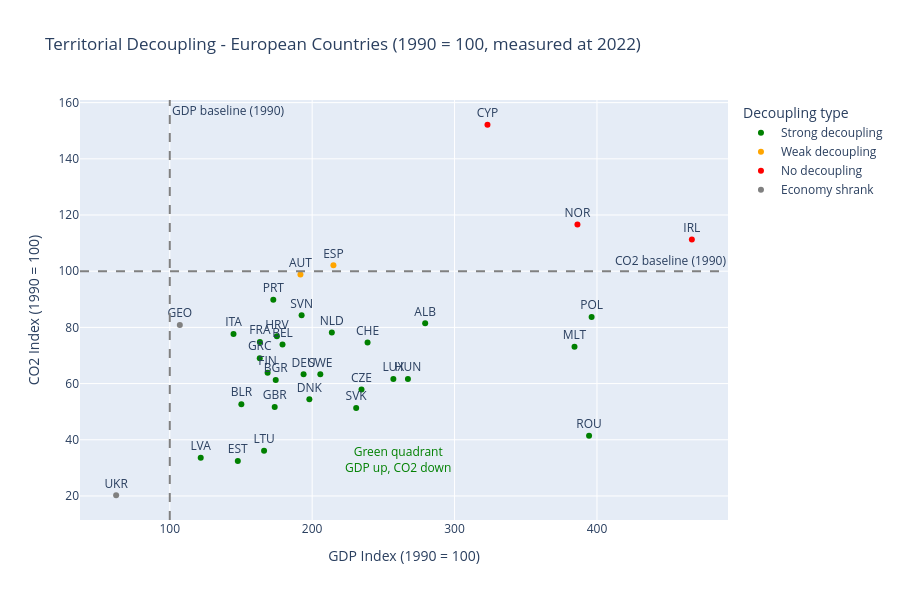

Notebook code cell kept with this figure:
### Code cell
# Finding countries with growing GDP and falling territorial CO2

latest = df_eu_indexed[df_eu_indexed['year'] == 2022].copy()
latest = latest.dropna(subset=['gdp_index', 'co2_index'])

# Classify countries
def classify_decoupling(row):
    gdp_grew = row['gdp_index'] > 120
    co2_fell = row['co2_index'] < 95
    co2_stable = row['co2_index'] < 110
    
    if gdp_grew and co2_fell:
        return 'Strong decoupling'
    elif gdp_grew and co2_stable:
        return 'Weak decoupling'
    elif gdp_grew:
        return 'No decoupling'
    else:
        return 'Economy shrank'

latest['decoupling_type'] = latest.apply(classify_decoupling, axis=1)

fig = px.scatter(
    latest,
    x='gdp_index',
    y='co2_index',
    color='decoupling_type',
    text='iso_code',
    title='Territorial Decoupling - European Countries (1990 = 100, measured at 2022)',
    labels={
        'gdp_index': 'GDP Index (1990 = 100)',
        'co2_index': 'CO2 Index (1990 = 100)',
        'decoupling_type': 'Decoupling type',
    },
    color_discrete_map={
        'Strong decoupling': 'green',
        'Weak decoupling': 'orange',
        'No decoupling': 'red',
        'Economy shrank': 'gray'
    },
    height=600
)
fig.add_hline(y=100, line_dash='dash', line_color='gray', annotation_text='CO2 baseline (1990)')
fig.add_vline(x=100, line_dash='dash', line_color='gray', annotation_text='GDP baseline (1990)')
fig.add_annotation(
    x=260, 
    y=33,
    text="Green quadrant<br>GDP up, CO2 down",
    showarrow=False,
    font=dict(color='green')
)
fig.update_traces(textposition='top center')
fig.show()

print("\nDecoupling classification:")
print(latest.groupby('decoupling_type')['country'].apply(list))

### Figure 1 — Plotly figure (JSON) as saved in the notebook; plotly's stock layout.template omitted (floating-point values rounded to 4 significant figures)
{"data": [{"hovertemplate": "Decoupling type=Strong decoupling<br>GDP Index (1990 = 100)=%{x}<br>CO2 Index (1990 = 100)=%{y}<br>iso_code=%{text}<extra></extra>", "legendgroup": "Strong decoupling", "marker": {"color": "green", "symbol": "circle"}, "mode": "markers+text", "name": "Strong decoupling", "orientation": "v", "showlegend": true, "text": ["ALB", "BEL", "BGR", "BLR", "CHE", "CZE", "DEU", "DNK", "EST", "FIN", "FRA", "GBR", "GRC", "HRV", "HUN", "ITA", "LTU", "LUX", "LVA", "MLT", "NLD", "POL", "PRT", "ROU", "SVK", "SVN", "SWE"], "textposition": "top center", "type": "scatter", "x": [279.4, 179.2, 174.4, 150.3, 238.9, 234.6, 194.0, 198.0, 147.8, 168.7, 163.3, 173.7, 163.2, 175.2, 267.2, 144.8, 166.2, 257.0, 121.7, 384.2, 213.8, 396.2, 172.7, 394.5, 230.9, 192.6, 205.7], "xaxis": "x", "y": [81.47, 73.89, 61.24, 52.67, 74.64, 57.86, 63.31, 54.4, 32.42, 63.84, 74.78, 51.69, 69.04, 76.84, 61.65, 77.61, 36.08, 61.6, 33.61, 73.09, 78.21, 83.67, 89.87, 41.46, 51.34, 84.31, 63.29], "yaxis": "y"}, {"hovertemplate": "Decoupling type=Weak decoupling<br>GDP Index (1990 = 100)=%{x}<br>CO2 Index (1990 = 100)=%{y}<br>iso_code=%{text}<extra></extra>", "legendgroup": "Weak decoupling", "marker": {"color": "orange", "symbol": "circle"}, "mode": "markers+text", "name": "Weak decoupling", "orientation": "v", "showlegend": true, "text": ["AUT", "ESP"], "textposition": "top center", "type": "scatter", "x": [191.8, 214.9], "xaxis": "x", "y": [98.81, 102.1], "yaxis": "y"}, {"hovertemplate": "Decoupling type=No decoupling<br>GDP Index (1990 = 100)=%{x}<br>CO2 Index (1990 = 100)=%{y}<br>iso_code=%{text}<extra></extra>", "legendgroup": "No decoupling", "marker": {"color": "red", "symbol": "circle"}, "mode": "markers+text", "name": "No decoupling", "orientation": "v", "showlegend": true, "text": ["CYP", "IRL", "NOR"], "textposition": "top center", "type": "scatter", "x": [323.1, 466.6, 386.3], "xaxis": "x", "y": [152.1, 111.3, 116.6], "yaxis": "y"}, {"hovertemplate": "Decoupling type=Economy shrank<br>GDP Index (1990 = 100)=%{x}<br>CO2 Index (1990 = 100)=%{y}<br>iso_code=%{text}<extra></extra>", "legendgroup": "Economy shrank", "marker": {"color": "gray", "symbol": "circle"}, "mode": "markers+text", "name": "Economy shrank", "orientation": "v", "showlegend": true, "text": ["GEO", "UKR"], "textposition": "top center", "type": "scatter", "x": [107.1, 62.34], "xaxis": "x", "y": [80.81, 20.25], "yaxis": "y"}], "layout": {"annotations": [{"showarrow": false, "text": "CO2 baseline (1990)", "x": 1, "xanchor": "right", "xref": "x domain", "y": 100, "yanchor": "bottom", "yref": "y"}, {"showarrow": false, "text": "GDP baseline (1990)", "x": 100, "xanchor": "left", "xref": "x", "y": 1, "yanchor": "top", "yref": "y domain"}, {"font": {"color": "green"}, "showarrow": false, "text": "Green quadrant<br>GDP up, CO2 down", "x": 260, "y": 33}], "height": 600, "legend": {"title": {"text": "Decoupling type"}, "tracegroupgap": 0}, "shapes": [{"line": {"color": "gray", "dash": "dash"}, "type": "line", "x0": 0, "x1": 1, "xref": "x domain", "y0": 100, "y1": 100, "yref": "y"}, {"line": {"color": "gray", "dash": "dash"}, "type": "line", "x0": 100, "x1": 100, "xref": "x", "y0": 0, "y1": 1, "yref": "y domain"}], "title": {"text": "Territorial Decoupling - European Countries (1990 = 100, measured at 2022)"}, "xaxis": {"anchor": "y", "domain": [0, 1], "title": {"text": "GDP Index (1990 = 100)"}}, "yaxis": {"anchor": "x", "domain": [0, 1], "title": {"text": "CO2 Index (1990 = 100)"}}}}
